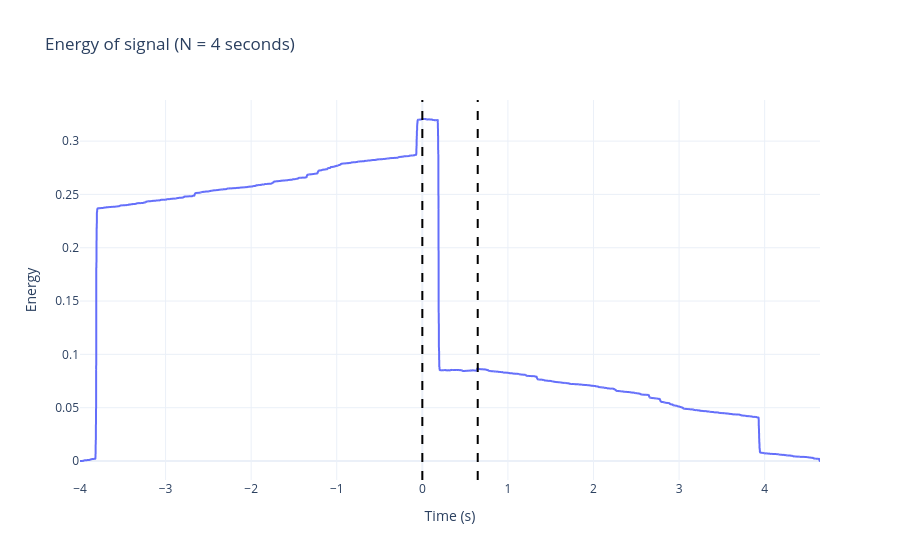
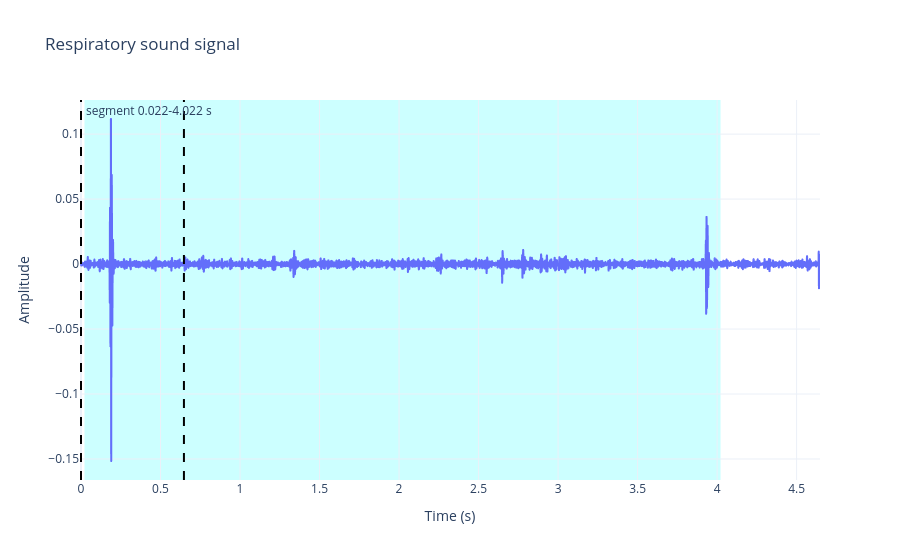
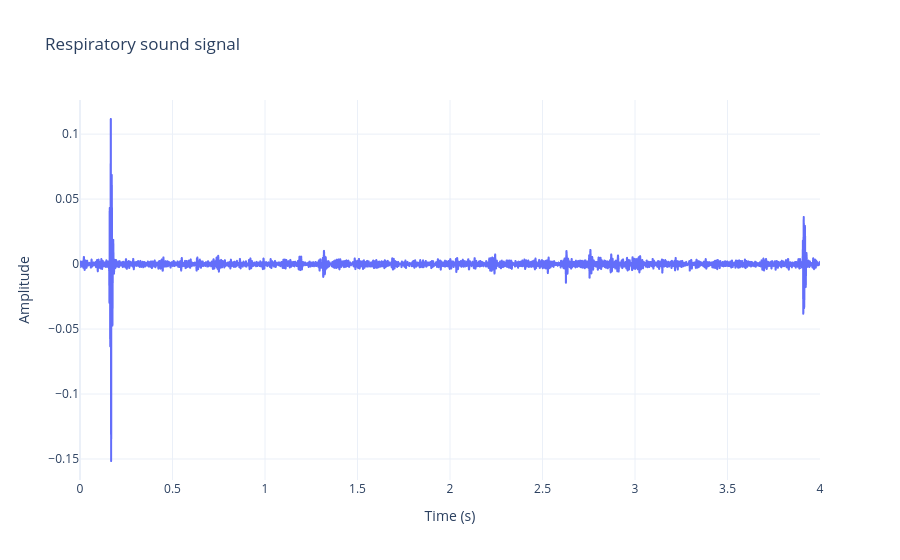

Notebook cell for these charts, in order:
### Markdown cell above
#### 2.1.2. Most energetic window

### Code cell
if duration >= 4:
    N = SEGMENT_DURATION*fs

    # Energy filter
    energy = np.convolve(signal**2, np.ones(N), mode="full")
    i_max = np.clip(int(np.argmax(energy)), N-1, len(signal))  # Most energetic window (last sample)

    ini = i_max - N
    fin = i_max
    new_signal = signal[ini:fin]

    t = np.arange(-N, len(signal) - 1) / fs
    fig = px.line(x=t, y=energy, labels={"x": "Time (s)", "y": "Energy"}, title=f"Energy of signal (N = 4 seconds)")
    fig.add_vline(x=0, line_dash="dash", line_color="black")
    fig.add_vline(x=(len(signal)-N)/fs, line_dash="dash", line_color="black")
    fig.update_layout(
        hovermode="x unified",
        template="plotly_white"
    )
    fig.show()

    t = np.arange(len(signal)) / fs
    fig = px.line(x=t, y=signal, labels={"x": "Time (s)", "y": "Amplitude"}, title=f"Respiratory sound signal")
    fig.add_vline(x=0, line_dash="dash", line_color="black")
    fig.add_vline(x=(len(signal)-N)/fs, line_dash="dash", line_color="black")
    fig.add_vrect(x0=ini/fs, x1=fin/fs, fillcolor="cyan", opacity=0.2, line_width=0, layer="below",
                annotation_text=f"segment {ini/fs:.3f}-{fin/fs:.3f} s", annotation_position="top left")
    fig.update_layout(
        hovermode="x unified",
        template="plotly_white"
    )
    fig.show()

    t = np.arange(len(new_signal)) / fs
    fig = px.line(x=t, y=new_signal, labels={"x": "Time (s)", "y": "Amplitude"}, title=f"Respiratory sound signal")
    fig.update_layout(
        hovermode="x unified",
        template="plotly_white"
    )
    fig.show()

### Figure 1 — Plotly figure (JSON) as saved in the notebook; plotly's stock layout.template omitted (floating-point values rounded to 4 significant figures; data arrays with more than 128 entries replaced by an {"elided": "..."} marker saying what was removed)
{"data": [{"hovertemplate": "Time (s)=%{x}<br>Energy=%{y}<extra></extra>", "legendgroup": "", "line": {"color": "#636efa", "dash": "solid"}, "marker": {"symbol": "circle"}, "mode": "lines", "name": "", "showlegend": false, "type": "scattergl", "x": {"elided": "34588 float values"}, "xaxis": "x", "y": {"elided": "34588 float values"}, "yaxis": "y"}], "layout": {"hovermode": "x unified", "legend": {"tracegroupgap": 0}, "shapes": [{"line": {"color": "black", "dash": "dash"}, "type": "line", "x0": 0, "x1": 0, "xref": "x", "y0": 0, "y1": 1, "yref": "y domain"}, {"line": {"color": "black", "dash": "dash"}, "type": "line", "x0": 0.6472, "x1": 0.6472, "xref": "x", "y0": 0, "y1": 1, "yref": "y domain"}], "title": {"text": "Energy of signal (N = 4 seconds)"}, "xaxis": {"anchor": "y", "domain": [0, 1], "title": {"text": "Time (s)"}}, "yaxis": {"anchor": "x", "domain": [0, 1], "title": {"text": "Energy"}}}}

### Figure 2 — Plotly figure (JSON) as saved in the notebook; plotly's stock layout.template omitted (floating-point values rounded to 4 significant figures; data arrays with more than 128 entries replaced by an {"elided": "..."} marker saying what was removed)
{"data": [{"hovertemplate": "Time (s)=%{x}<br>Amplitude=%{y}<extra></extra>", "legendgroup": "", "line": {"color": "#636efa", "dash": "solid"}, "marker": {"symbol": "circle"}, "mode": "lines", "name": "", "showlegend": false, "type": "scattergl", "x": {"elided": "18589 float values"}, "xaxis": "x", "y": {"elided": "18589 float values"}, "yaxis": "y"}], "layout": {"annotations": [{"showarrow": false, "text": "segment 0.022-4.022 s", "x": 0.02175, "xanchor": "left", "xref": "x", "y": 1, "yanchor": "top", "yref": "y domain"}], "hovermode": "x unified", "legend": {"tracegroupgap": 0}, "shapes": [{"line": {"color": "black", "dash": "dash"}, "type": "line", "x0": 0, "x1": 0, "xref": "x", "y0": 0, "y1": 1, "yref": "y domain"}, {"line": {"color": "black", "dash": "dash"}, "type": "line", "x0": 0.6472, "x1": 0.6472, "xref": "x", "y0": 0, "y1": 1, "yref": "y domain"}, {"fillcolor": "cyan", "layer": "below", "line": {"width": 0}, "opacity": 0.2, "type": "rect", "x0": 0.02175, "x1": 4.022, "xref": "x", "y0": 0, "y1": 1, "yref": "y domain"}], "title": {"text": "Respiratory sound signal"}, "xaxis": {"anchor": "y", "domain": [0, 1], "title": {"text": "Time (s)"}}, "yaxis": {"anchor": "x", "domain": [0, 1], "title": {"text": "Amplitude"}}}}

### Figure 3 — Plotly figure (JSON) as saved in the notebook; plotly's stock layout.template omitted (floating-point values rounded to 4 significant figures; data arrays with more than 128 entries replaced by an {"elided": "..."} marker saying what was removed)
{"data": [{"hovertemplate": "Time (s)=%{x}<br>Amplitude=%{y}<extra></extra>", "legendgroup": "", "line": {"color": "#636efa", "dash": "solid"}, "marker": {"symbol": "circle"}, "mode": "lines", "name": "", "showlegend": false, "type": "scattergl", "x": {"elided": "16000 float values"}, "xaxis": "x", "y": {"elided": "16000 float values"}, "yaxis": "y"}], "layout": {"hovermode": "x unified", "legend": {"tracegroupgap": 0}, "title": {"text": "Respiratory sound signal"}, "xaxis": {"anchor": "y", "domain": [0, 1], "title": {"text": "Time (s)"}}, "yaxis": {"anchor": "x", "domain": [0, 1], "title": {"text": "Amplitude"}}}}
